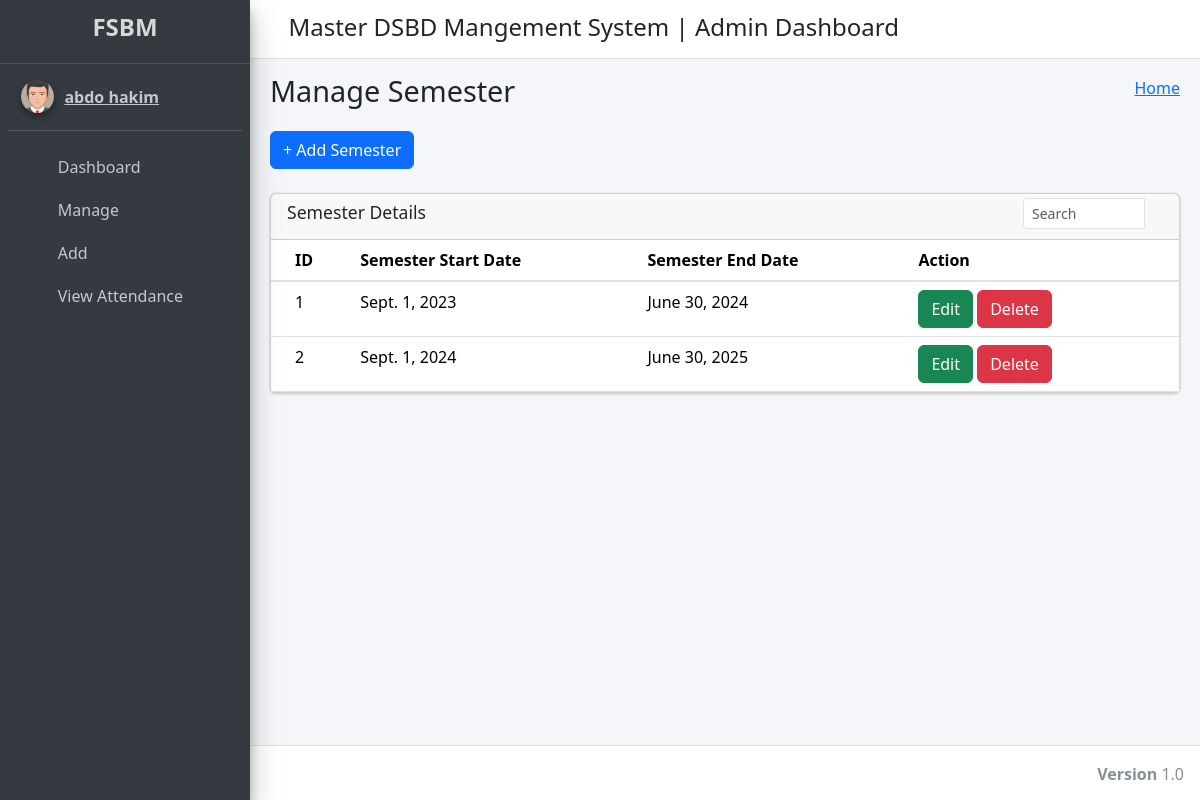
The page /manage_session/ (signed in) on the database its author committed.
### student_management_app/models.py (models this page shows)
class CustomUser(AbstractUser):
    user_type_data = ((1, "HOD"), (2, "Staff"), (3, "Student"))
    user_type = models.CharField(default=1, choices=user_type_data, max_length=10)

class SessionYearModel(models.Model):
    id = models.AutoField(primary_key=True)
    session_start_year = models.DateField()
    session_end_year = models.DateField()
    objects = models.Manager()

### student_management_app/HodViews.py (the view)
# urls.py: path('manage_session/', HodViews.manage_session, name="manage_session"),
def manage_session(request):
    session_years = SessionYearModel.objects.all()
    context = {
        "session_years": session_years
    }
    return render(request, "hod_template/manage_session_template.html", context)

### student_management_app/LoginCheckMiddleWare.py (called while the page is built, shortened)
    def process_view(self, request, view_func, view_args, view_kwargs):
        modulename = view_func.__module__
        user = request.user
        if user.is_authenticated:
            if user.user_type == "1":
                if modulename == "student_management_app.HodViews":
                    pass
                elif modulename == "student_management_app.views" or modulename == "django.views.static":
                    pass
                else:
                    return redirect("admin_home")
            else:
                return redirect("login")
        else:
            if request.path == reverse("login") or request.path == reverse("doLogin"):
                pass
            else:
                return redirect("login")

### student_management_app/templates/hod_template/manage_session_template.html (shortened to what this page needs)
{% extends 'hod_template/base_template.html' %}
{% block page_title %}
    Manage Semester
{% endblock page_title %}
{% block main_content %}
{% load static %}
<section class="content">
        <div class="container-fluid">
            <a class="btn btn-primary" href="{% url 'add_session' %}" role="button">+ Add Semester</a> <br/>&nbsp;
            <div class="row">
                <div class="col-md-12">
                    <div class="card">
                        <div class="card-header">
                            <h3 class="card-title">Semester Details</h3>
                            <div class="card-tools">
                            <div class="input-group input-group-sm" style="width: 150px;">
                                <input type="text" name="table_search" class="form-control float-right" placeholder="Search">
                                <div class="input-group-append">
                                <button type="submit" class="btn btn-default"><i class="fas fa-search"></i></button>
                                </div>
                            </div>
                            </div>
                        </div>
                        <div class="card-body table-responsive p-0">
                            <table class="table table-hover text-nowrap">
                            <thead>
                                <tr>
                                <th>ID</th>
                                <th>Semester Start Date</th>
                                <th>Semester End Date</th>
                                <th>Action</th>
                                </tr>
                            </thead>
                            <tbody>
                                {% for session_year in session_years %}
                                <tr>
                                <td>{{ session_year.id }}</td>
                                <td>{{ session_year.session_start_year }}</td>
                                <td>{{ session_year.session_end_year }}</td>
                                <td>
                                    <a href="{% url 'edit_session' session_year.id %}" class="btn btn-success">Edit</a>
                                    <a href="{% url 'delete_session' session_year.id %}" class="btn btn-danger">Delete</a>
                                </td>
                                </tr>
                                {% endfor %}
                            </tbody>
                            </table>
                        </div>
                        </div>
                </div>
            </div>
        </div>
      </section>
  {% endblock main_content %}

### student_management_app/templates/hod_template/sidebar_template.html (shortened to what this page needs)
{% load static %}
<aside class="main-sidebar sidebar-dark-primary elevation-4">
      <a href="{% url 'admin_home' %}" class="brand-link">
        <h4 class="text-center fw-bold">FSBM</h4>
      </a>
      <div class="sidebar">
        <div class="user-panel mt-3 pb-3 mb-3 d-flex">
          <div class="image">
            <img src="{% static 'dist/img/user2-160x160.jpg' %}" class="img-circle elevation-2" alt="User Image">
          </div>
          <div class="info">
            <a href="{% url 'admin_profile' %}" class="d-block"><span class="font-weight-bold">{{ user.first_name }} {{ user.last_name }}</span></a>
          </div>
        </div>
        <nav class="mt-2">
          <ul class="nav nav-pills nav-sidebar flex-column" data-widget="treeview" role="menu" data-accordion="false">
            <li class="nav-item">
              {% url 'admin_home' as admin_home %}
              <a href="{{ admin_home }}" class="nav-link {% if request.path == admin_home %} active {% endif %}">
                <i class="nav-icon fas fa-tachometer-alt"></i>
                <p>
                  Dashboard
                </p>
              </a>
            </li>
            <li class="nav-item">
              <a href="#" class="nav-link">
                  <i class="nav-icon fas fa-th"></i>
                  <p>
                      Manage
                      <i class="right fas fa-angle-left"></i>
                  </p>
              </a>
          </li>
          <li class="nav-item">
            <a href="#" class="nav-link">
                <i class="nav-icon far fa-plus-square"></i>
                <p>
                    Add
                    <i class="right fas fa-angle-left"></i>
                </p>
            </a>
          </li>
          <li class="nav-item">
            {% url 'admin_view_attendance' as admin_view_attendance %}
            <a href="{{ admin_view_attendance }}" class="nav-link {% if request.path == admin_view_attendance %} active {% endif %}">
                <i class="nav-icon fas fa-calendar-alt"></i>
                <p>
                    View Attendance
                </p>
            </a>
        </li>
          </ul>
        </nav>
      </div>
    </aside>

### rows shown on the page
CustomUser: first_name "abdo", last_name "hakim"
SessionYearModel: id "1", session_start_year "Sept. 1, 2023", session_end_year "June 30, 2024"
SessionYearModel: id "2", session_start_year "Sept. 1, 2024", session_end_year "June 30, 2025"
